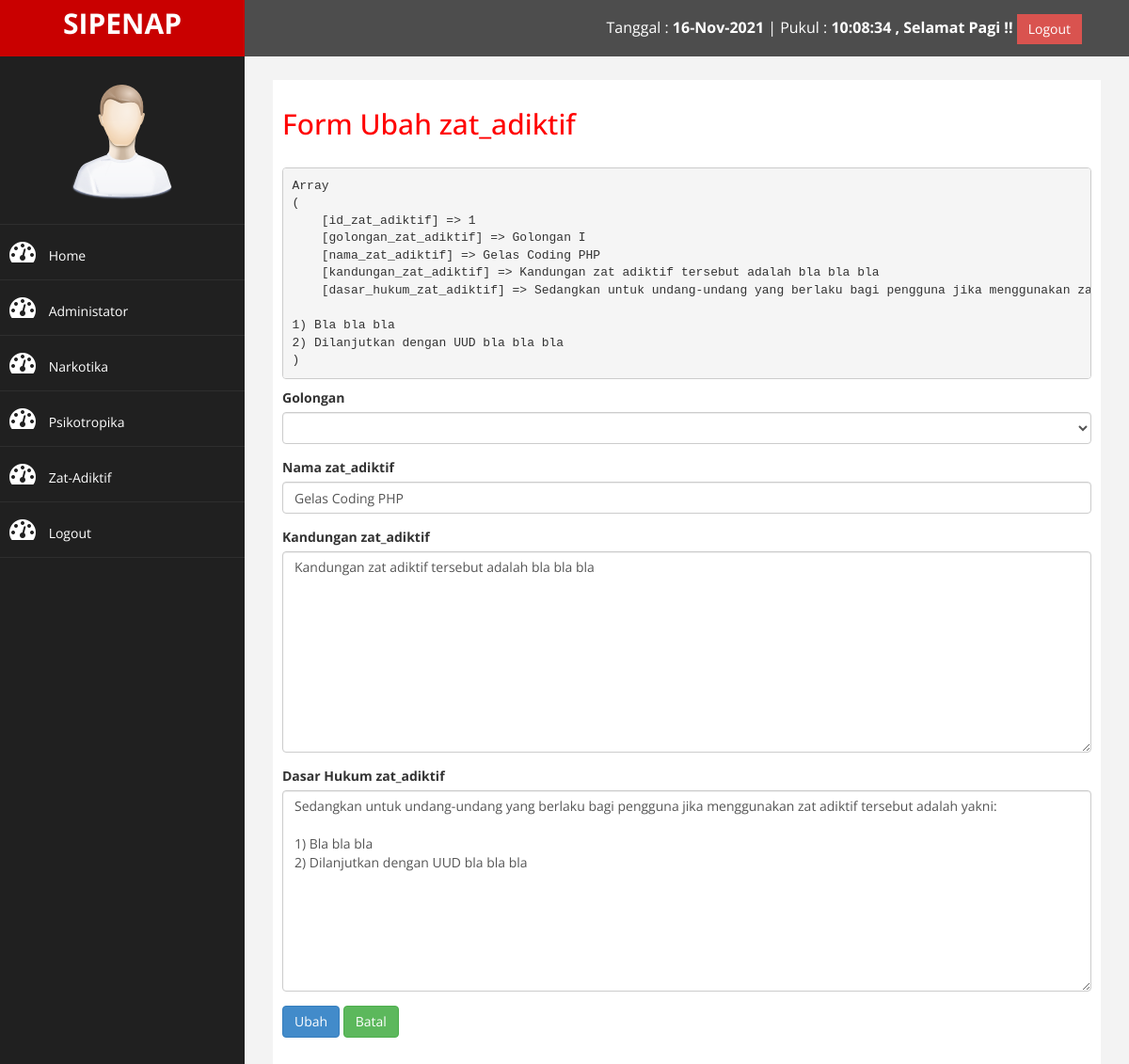
The page /admin/index.php?halaman=ubah_zat_adiktif&id=1 (signed in) on the database its author committed.
### tables this page shows
CREATE TABLE `zat_adiktif` (
  `id_zat_adiktif` int(11) NOT NULL,
  `golongan_zat_adiktif` varchar(20) NOT NULL,
  `nama_zat_adiktif` varchar(50) NOT NULL,
  `kandungan_zat_adiktif` text NOT NULL,
  `dasar_hukum_zat_adiktif` text NOT NULL
);

### admin/ubah_zat_adiktif.php (the view, shortened to what this page needs)
<h2>Form Ubah zat_adiktif</h2><br>
<?php
	$ambil = $koneksi->query("SELECT * FROM zat_adiktif WHERE id_zat_adiktif='$_GET[id]'");
	$pecah = $ambil->fetch_assoc();
	echo '<pre>';
	print_r($pecah);
	echo '</pre>';
?>
<form method="post" enctype="multipart/form-data">
	<div class="form-group">
		<label for="golongan">Golongan</label>
		<select class="form-control" name="golongan" id="golongan" required="true">
			<option value=""></option>
			<option value="Golongan I">Golongan I</option>
		</select>
	</div>
	<div class="form-group">
		<label for="nama">Nama zat_adiktif</label>
		<input type="text" name="nama" class="form-control" id="nama" value="<?php echo $pecah['nama_zat_adiktif']; ?>" placeholder="Masukkan nama anda" required>
	</div>
	<div class="form-group">
		<label for="kandungan">Kandungan zat_adiktif</label>
		<textarea name="kandungan" class="form-control" rows="10" id="kandungan" placeholder="Masukkan kandungan zat_adiktif" required><?php echo $pecah['kandungan_zat_adiktif']; ?></textarea>
	</div>
	<div class="form-group">
		<label for="hukum">Dasar Hukum zat_adiktif</label>
		<textarea name="hukum" class="form-control" rows="10" id="hukum" placeholder="Masukkan ketentuan hukum zat_adiktif" required><?php echo $pecah['dasar_hukum_zat_adiktif']; ?></textarea>
	</div>
	<div class="form-group">
		<button name="ubah" class="btn btn-primary">Ubah</button>
		<a class="btn btn-success" href="index.php?halaman=zat_adiktif">Batal</a>
	</div>
</form>

### admin/assets/css/custom.css (style rules this page uses)
body { font-family: 'Open Sans', sans-serif; }
h2 { color: #f00; }

### rows shown on the page
zat_adiktif: nama "Gelas Coding PHP", kandungan "Kandungan zat adiktif tersebut adalah bla bla bla", hukum "Sedangkan untuk undang-undang yang berlaku bagi pengguna jika menggunakan zat adiktif tersebut adalah yakni: 1) Bla bla bla 2) Dilanjutkan dengan UUD bla bla bla"
